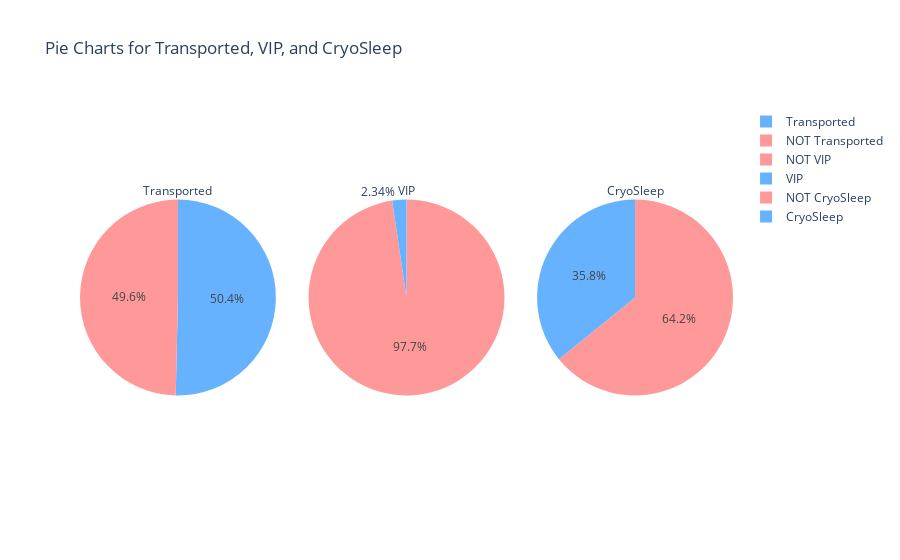

Write notebook code for a chart like this one.
### Code cell
viz.viz3(df_viz)

### Figure 1 — Plotly figure (JSON) as saved in the notebook; plotly's stock layout.template omitted (floating-point values rounded to 4 significant figures)
{"data": [{"domain": {"x": [0, 0.3]}, "labels": ["Transported", "NOT Transported"], "marker": {"colors": ["#66B2FF", "#FF9999"]}, "name": "Transported", "title": {"text": "Transported"}, "type": "pie", "values": [4378, 4315]}, {"domain": {"x": [0.35, 0.65]}, "labels": ["NOT VIP", "VIP"], "marker": {"colors": ["#FF9999", "#66B2FF"]}, "name": "VIP", "title": {"text": "VIP"}, "type": "pie", "values": [8291, 199]}, {"domain": {"x": [0.7, 1]}, "labels": ["NOT CryoSleep", "CryoSleep"], "marker": {"colors": ["#FF9999", "#66B2FF"]}, "name": "CryoSleep", "title": {"text": "CryoSleep"}, "type": "pie", "values": [5439, 3037]}], "layout": {"grid": {"columns": 3, "rows": 1}, "title": {"text": "Pie Charts for Transported, VIP, and CryoSleep"}}}
